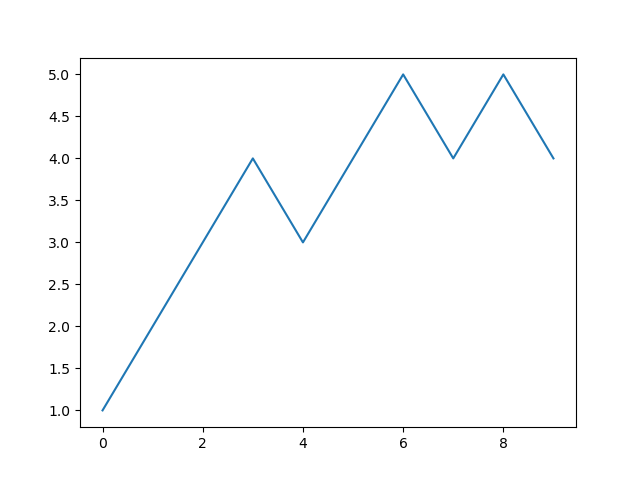

Generate this figure with Python:
"""Assess a betting strategy.  		  	   		     			  		 			 	 	 		 		 	 		 		 	 		  	 	 			  	 
  		  	   		     			  		 			 	 	 		 		 	 		 		 	 		  	 	 			  	 
Copyright 2018, Georgia Institute of Technology (Georgia Tech)  		  	   		     			  		 			 	 	 		 		 	 		 		 	 		  	 	 			  	 
Atlanta, Georgia 30332  		  	   		     			  		 			 	 	 		 		 	 		 		 	 		  	 	 			  	 
All Rights Reserved  		  	   		     			  		 			 	 	 		 		 	 		 		 	 		  	 	 			  	 
  		  	   		     			  		 			 	 	 		 		 	 		 		 	 		  	 	 			  	 
Template code for CS 4646/7646  		  	   		     			  		 			 	 	 		 		 	 		 		 	 		  	 	 			  	 
  		  	   		     			  		 			 	 	 		 		 	 		 		 	 		  	 	 			  	 
Georgia Tech asserts copyright ownership of this template and all derivative  		  	   		     			  		 			 	 	 		 		 	 		 		 	 		  	 	 			  	 
works, including solutions to the projects assigned in this course. Students  		  	   		     			  		 			 	 	 		 		 	 		 		 	 		  	 	 			  	 
and other users of this template code are advised not to share it with others  		  	   		     			  		 			 	 	 		 		 	 		 		 	 		  	 	 			  	 
or to make it available on publicly viewable websites including repositories  		  	   		     			  		 			 	 	 		 		 	 		 		 	 		  	 	 			  	 
such as github and gitlab.  This copyright statement should not be removed  		  	   		     			  		 			 	 	 		 		 	 		 		 	 		  	 	 			  	 
or edited.  		  	   		     			  		 			 	 	 		 		 	 		 		 	 		  	 	 			  	 
  		  	   		     			  		 			 	 	 		 		 	 		 		 	 		  	 	 			  	 
We do grant permission to share solutions privately with non-students such  		  	   		     			  		 			 	 	 		 		 	 		 		 	 		  	 	 			  	 
as potential employers. However, sharing with other current or future  		  	   		     			  		 			 	 	 		 		 	 		 		 	 		  	 	 			  	 
students of CS 7646 is prohibited and subject to being investigated as a  		  	   		     			  		 			 	 	 		 		 	 		 		 	 		  	 	 			  	 
GT honor code violation.  		  	   		     			  		 			 	 	 		 		 	 		 		 	 		  	 	 			  	 
  		  	   		     			  		 			 	 	 		 		 	 		 		 	 		  	 	 			  	 
-----do not edit anything above this line---  		  	   		     			  		 			 	 	 		 		 	 		 		 	 		  	 	 			  	 
  		  	   		     			  		 			 	 	 		 		 	 		 		 	 		  	 	 			  	 
Student Name: Pengfei Song (replace with your name)  		  	   		     			  		 			 	 	 		 		 	 		 		 	 		  	 	 			  	 
GT User ID: spfscmz (replace with your User ID)  		  	   		     			  		 			 	 	 		 		 	 		 		 	 		  	 	 			  	 
GT ID: spfscmz (replace with your GT ID)  		  	   		     			  		 			 	 	 		 		 	 		 		 	 		  	 	 			  	 
"""
from builtins import range

import numpy as np  		  	   		     			  		 			 	 	 		 		 	 		 		 	 		  	 	 			  	 
import matplotlib.pyplot as plt
  		  	   		     			  		 			 	 	 		 		 	 		 		 	 		  	 	 			  	 
def author():  		  	   		     			  		 			 	 	 		 		 	 		 		 	 		  	 	 			  	 
    return 'perry'  # replace tb34 with your Georgia Tech username.  		  	   		     			  		 			 	 	 		 		 	 		 		 	 		  	 	 			  	 
  		  	   		     			  		 			 	 	 		 		 	 		 		 	 		  	 	 			  	 
  		  	   		     			  		 			 	 	 		 		 	 		 		 	 		  	 	 			  	 
def gtid():  		  	   		     			  		 			 	 	 		 		 	 		 		 	 		  	 	 			  	 
    return 2697139166  # replace with your GT ID number
  		  	   		     			  		 			 	 	 		 		 	 		 		 	 		  	 	 			  	 
  		  	   		     			  		 			 	 	 		 		 	 		 		 	 		  	 	 			  	 
def get_spin_result(win_prob):  		  	   		     			  		 			 	 	 		 		 	 		 		 	 		  	 	 			  	 
    result = False  		  	   		     			  		 			 	 	 		 		 	 		 		 	 		  	 	 			  	 
    if np.random.random() <= win_prob:  		  	   		     			  		 			 	 	 		 		 	 		 		 	 		  	 	 			  	 
        result = True  		  	   		     			  		 			 	 	 		 		 	 		 		 	 		  	 	 			  	 
    return result  		  	   		     			  		 			 	 	 		 		 	 		 		 	 		  	 	 			  	 
  		  	   		     			  		 			 	 	 		 		 	 		 		 	 		  	 	 			  	 
  		  	   		     			  		 			 	 	 		 		 	 		 		 	 		  	 	 			  	 
def test_code():  		  	   		     			  		 			 	 	 		 		 	 		 		 	 		  	 	 			  	 
    win_prob = 0.60  # set appropriately to the probability of a win
    np.random.seed(gtid())  # do this only once
    print(get_spin_result(win_prob))  # test the roulette spin  		  	   		     			  		 			 	 	 		 		 	 		 		 	 		  	 	 			  	 
    # add your code here to implement the experiments


def experiment_1():
    res = [0]
    for i in range(10):
        if get_spin_result(0.6):
            res.append(res[-1] + 1)
            print('win!')
        else:
            res.append(res[-1] + -1)
            print('lose!')

    # plt.xlim(0, 300)
    # plt.ylim(-256, 100)
    plt.plot(range(10), res[1:])
    plt.savefig('./martingale.png')


  		  	   		     			  		 			 	 	 		 		 	 		 		 	 		  	 	 			  	 
if __name__ == "__main__":  		  	   		     			  		 			 	 	 		 		 	 		 		 	 		  	 	 			  	 
    test_code()  		  	   		     			  		 			 	 	 		 		 	 		 		 	 		  	 	 			  	 
    experiment_1()